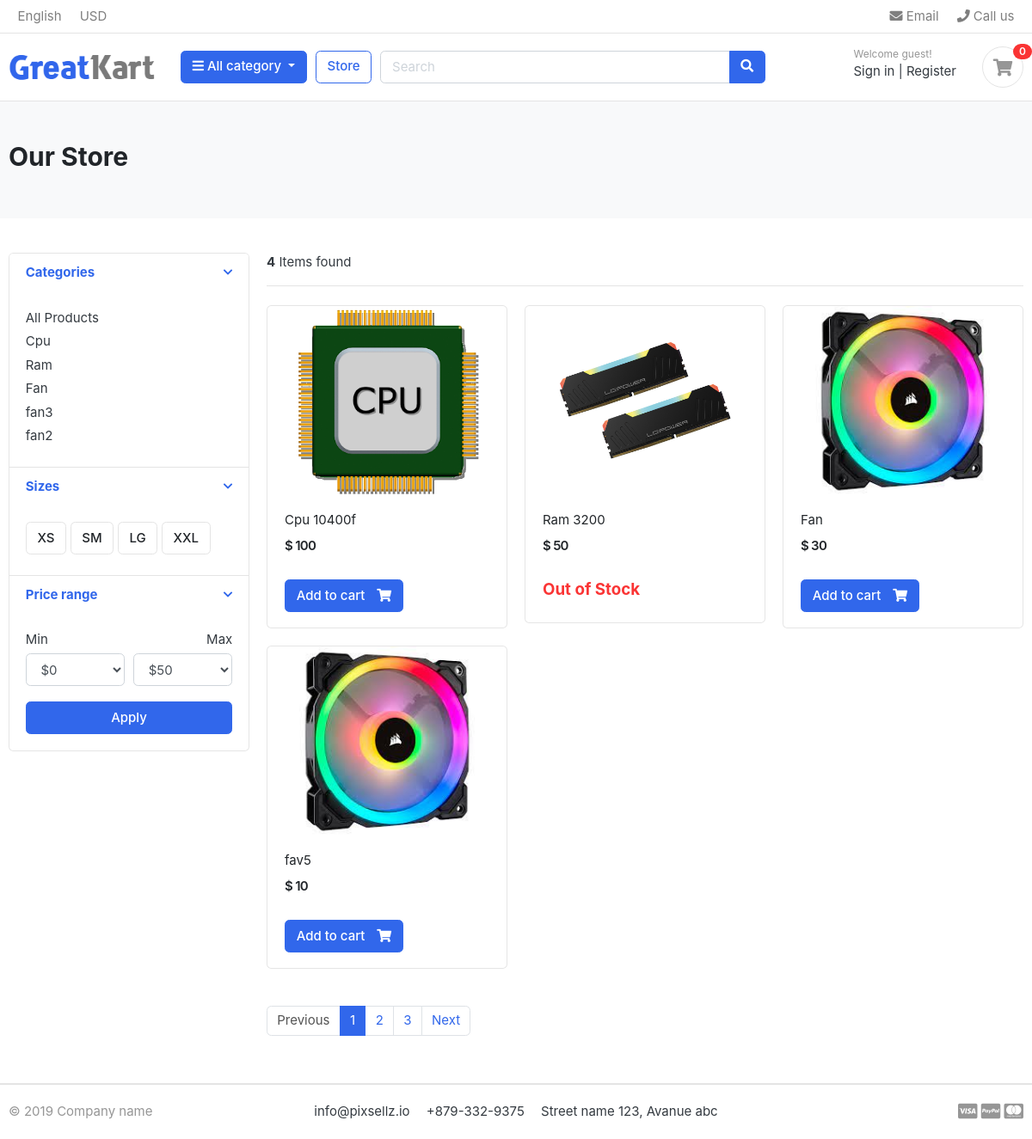
/store/, run on the app's committed database.
### category/models.py (models this page shows, shortened)
class Category(models.Model):
    category_name = models.CharField(max_length=50, unique=True)
    slug = models.SlugField(max_length=100, unique=True)
    description = models.TextField(max_length=255, blank=True)
    cat_image = models.ImageField(upload_to='photos/categories', blank=True)
    class Meta:
        verbose_name = 'category'
        verbose_name_plural = 'categories'
    def get_url(self):
        return reverse('products_by_category', args=[self.slug])

### store/models.py (models this page shows, shortened)
class Product(models.Model):
    product_name    = models.CharField(max_length=200, unique=True)
    slug            = models.SlugField(max_length=200, unique=True)
    description     = models.TextField(max_length=500, blank=True)
    price           = models.IntegerField()
    images          = models.ImageField(upload_to='photos/products')
    stock           = models.IntegerField()
    is_available    = models.BooleanField(default=True)
    category        = models.ForeignKey(Category, on_delete=models.CASCADE)
    created_date    = models.DateTimeField(auto_now_add=True)
    modified_date   = models.DateTimeField(auto_now=True)
    def get_url(self):
        return reverse('product_detail', args=[self.category.slug, self.slug])

### store/views.py (the view)
# urls.py: path('store/', include('store.urls')),
def store(request, category_slug=None):
    categories = None
    products = None
    if category_slug != None:
        categories = get_object_or_404(Category, slug=category_slug)
        products = Product.objects.filter(category=categories, is_available=True)
        product_count = products.count()
    else:
        products = Product.objects.all().filter(is_available=True)
        product_count = products.count()
    context = {
        'products': products,
        'product_count': product_count,
    }
    return render(request, 'store/store.html', context)

### category/context_processors.py (called while the page is built)
def menu_links(request):
    links = Category.objects.all()
    return dict(links=links)

### templates/store/store.html (shortened to what this page needs)
{% extends 'base.html' %} {% block content %} {% load static %}
<section class="section-pagetop bg">
  <div class="container">
    <h2 class="title-page">Our Store</h2>
  </div>
</section>
<section class="section-content padding-y">
  <div class="container">
    <div class="row">
      <aside class="col-md-3">
        <div class="card">
          <article class="filter-group">
            <header class="card-header">
              <a
                href="#"
                data-toggle="collapse"
                data-target="#collapse_1"
                aria-expanded="true"
                class=""
              >
                <i class="icon-control fa fa-chevron-down"></i>
                <h6 class="title">Categories</h6>
              </a>
            </header>
            <div class="filter-content collapse show" id="collapse_1" style="">
              <div class="card-body">
                <ul class="list-menu">
                  <li>
                    <a href="{% url 'store' %}">All Products</a>
                  </li>
                  {% for category in links %}
                  <li>
                    <a href="{{category.get_url}}"
                      >{{category.category_name}}</a
                    >
                  </li>
                  {% endfor %}
                </ul>
              </div>
            </div>
          </article>
          <article class="filter-group">
            <header class="card-header">
              <a
                href="#"
                data-toggle="collapse"
                data-target="#collapse_4"
                aria-expanded="true"
                class=""
              >
                <i class="icon-control fa fa-chevron-down"></i>
                <h6 class="title">Sizes</h6>
              </a>
            </header>
            <div class="filter-content collapse show" id="collapse_4" style="">
              <div class="card-body">
                <label class="checkbox-btn">
                  <span class="btn btn-light"> XS </span>
                </label>
                <label class="checkbox-btn">
                  <span class="btn btn-light"> SM </span>
                </label>
                <label class="checkbox-btn">
                  <span class="btn btn-light"> LG </span>
                </label>
                <label class="checkbox-btn">
                  <span class="btn btn-light"> XXL </span>
                </label>
              </div>
            </div>
          </article>
          <article class="filter-group">
            <header class="card-header">
              <a
                href="#"
                data-toggle="collapse"
                data-target="#collapse_3"
                aria-expanded="true"
                class=""
              >
                <i class="icon-control fa fa-chevron-down"></i>
                <h6 class="title">Price range</h6>
              </a>
            </header>
            <div class="filter-content collapse show" id="collapse_3" style="">
              <div class="card-body">
                <div class="form-row">
                  <div class="form-group col-md-6">
                    <label>Min</label>
                    <select class="mr-2 form-control">
                      <option value="0">$0</option>
                    </select>
                  </div>
                  <div class="form-group text-right col-md-6">
                    <label>Max</label>
                    <select class="mr-2 form-control">
                      <option value="50">$50</option>
                    </select>
                  </div>
                </div>
                <button class="btn btn-block btn-primary">Apply</button>
              </div>
            </div>
          </article>
        </div>
      </aside>
      <main class="col-md-9">
        <header class="border-bottom mb-4 pb-3">
          <div class="form-inline">
            <span class="mr-md-auto"
              ><b>{{ product_count }}</b> Items found
            </span>
          </div>
        </header>
        <div class="row">
          {% for product in products %}
          <div class="col-md-4">
            <figure class="card card-product-grid">
              <div class="img-wrap">
                 <a href="{{ product.get_url }}">
                  <img src="{{ product.images.url }}" />
              </div>
              <figcaption class="info-wrap">
                <div class="fix-height">
                  <a href="{{ product.get_url }}" class="title"
                    >{{ product.product_name }}</a
                  >
                  <div class="price-wrap mt-2">
                    <span class="price">$ {{ product.price }}</span>
                  </div>
                </div>
              {% if product.stock <= 0 %}
               <h5 class="text-danger">Out of Stock<h5/>
               {% else %}
                <a href="./product-detail.html" class="btn btn-primary">
                <span class="text">Add to cart</span>
                <i class="fas fa-shopping-cart"></i>
                </a>
               {% endif %}
              </figcaption>
            </figure>
          </div>
          {% endfor %}
        </div>
        <nav class="mt-4" aria-label="Page navigation sample">
          <ul class="pagination">
            <li class="page-item disabled">
              <a class="page-link" href="#">Previous</a>
            </li>
            <li class="page-item active">
              <a class="page-link" href="#">1</a>
            </li>
            <li class="page-item"><a class="page-link" href="#">2</a></li>
            <li class="page-item"><a class="page-link" href="#">3</a></li>
            <li class="page-item"><a class="page-link" href="#">Next</a></li>
          </ul>
        </nav>
      </main>
    </div>
  </div>
</section>
{% endblock %}

### templates/base.html (shortened to what this page needs)
{% load static %}
<!DOCTYPE html>
<html lang="en">
  <head>
    <link
      href="{% static 'css/bootstrap.css' %}"
      rel="stylesheet"
      type="text/css"
    />
    <link
      href="{% static 'fonts/fontawesome/css/all.min.css'%}"
      type="text/css"
      rel="stylesheet"
    />
    <link
      href="{% static 'plugins/slickslider/slick.css' %}"
      rel="stylesheet"
      type="text/css"
    />
    <link
      href="{% static 'plugins/slickslider/slick-theme.css' %}"
      rel="stylesheet"
      type="text/css"
    />
    <link href="{% static 'css/ui.css' %}" rel="stylesheet" type="text/css" />
    <link
      href="{% static 'css/responsive.css' %}"
      rel="stylesheet"
      media="only screen and (max-width: 1200px)"
    />
  </head>
  <body>
    {% include 'includes/navbar.html' %} {% block content %} {% endblock %} {% include 'includes/footer.html' %}
  </body>
</html>

### templates/includes/navbar.html (shortened to what this page needs)
{% load static %}
<header class="section-header">
  <nav class="navbar p-md-0 navbar-expand-sm navbar-light border-bottom">
    <div class="container">
      <div class="collapse navbar-collapse" id="navbarTop4">
        <ul class="navbar-nav mr-auto">
          <li class="nav-item dropdown">
            <a href="#" class="nav-link"> English </a>
          </li>
          <li class="nav-item dropdown">
            <a href="#" class="nav-link"> USD </a>
          </li>
        </ul>
        <ul class="navbar-nav">
          <li>
            <a href="#" class="nav-link">
              <i class="fa fa-envelope"></i> Email
            </a>
          </li>
          <li>
            <a href="#" class="nav-link">
              <i class="fa fa-phone"></i> Call us
            </a>
          </li>
        </ul>
      </div>
    </div>
  </nav>
  <section class="header-main border-bottom">
    <div class="container">
      <div class="row align-items-center">
        <div class="col-lg-2 col-md-3 col-6">
          <a href="./" class="brand-wrap">
            <img class="logo" src="{% static './images/logo.png' %}" />
          </a>
        </div>
        <div class="col-lg col-sm col-md col-6 flex-grow-0">
          <div class="category-wrap dropdown d-inline-block float-right">
            <button
              type="button"
              class="btn btn-primary dropdown-toggle"
              data-toggle="dropdown"
            >
              <i class="fa fa-bars"></i> All category
            </button>
          </div>
        </div>
        <a href="{% url 'store' %}" class="btn btn-outline-primary">Store</a>
        <div class="col-lg col-md-6 col-sm-12 col">
          <form action="#" class="search">
            <div class="input-group w-100">
              <input
                type="text"
                class="form-control"
                style="width: 60%"
                placeholder="Search"
              />
              <div class="input-group-append">
                <button class="btn btn-primary" type="submit">
                  <i class="fa fa-search"></i>
                </button>
              </div>
            </div>
          </form>
        </div>
        <div class="col-lg-3 col-sm-6 col-8 order-2 order-lg-3">
          <div class="d-flex justify-content-end mb-3 mb-lg-0">
            <div class="widget-header">
              <small class="title text-muted">Welcome guest!</small>
              <div>
                <a href="{% static './signin.html' %}">Sign in</a>
                <span class="dark-transp"> | </span>
                <a href="{% static './register.html' %}"> Register</a>
              </div>
            </div>
            <a
              href="{% static './cart.html' %}"
              class="widget-header pl-3 ml-3"
            >
              <div class="icon icon-sm rounded-circle border">
                <i class="fa fa-shopping-cart"></i>
              </div>
              <span class="badge badge-pill badge-danger notify">0</span>
            </a>
          </div>
        </div>
      </div>
    </div>
  </section>
</header>

### templates/includes/footer.html
{% load static %}
<footer class="section-footer border-top">
    <div class="container">
        <section class="footer-bottom border-top row">
            <div class="col-md-2">
                <p class="text-muted"> &copy 2019 Company name </p>
            </div>
            <div class="col-md-8 text-md-center">
                <span class="px-2">info@pixsellz.io</span>
                <span class="px-2">+879-332-9375</span>
                <span class="px-2">Street name 123, Avanue abc</span>
            </div>
            <div class="col-md-2 text-md-right text-muted">
                <i class="fab fa-lg fa-cc-visa"></i>
                <i class="fab fa-lg fa-cc-paypal"></i>
                <i class="fab fa-lg fa-cc-mastercard"></i>
            </div>
        </section>
    </div>
</footer>

### static/css/ui.css (style rules this page uses)
html { font-family: "Inter", sans-serif; font-size: 15px; }
.img-wrap { text-align: center; display: block; }
.img-wrap img { max-width: 100%; }
.price-wrap { letter-spacing: -0.7px; }
.icon-xs, .icon-sm, .icon-md, .icon-lg { display: inline-block; text-align: center; flex-shrink: 0; flex-grow: 0; }
.icon-sm { width: 48px; height: 48px; line-height: 48px !important; font-size: 20px; }
.padding-y { padding-top: 40px; padding-bottom: 40px; }
figure { margin-bottom: 0; }
article:after, .form-group:after { display: block; clear: both; content: ""; }
.bg { background-color: #f8f9fa; }
.title-page { color: #212529; }
p:last-child { margin-bottom: 0; }
.header-main { position: relative; padding-top: 1rem; padding-bottom: 1rem; }
.brand-wrap .logo, .navbar-brand .logo { margin-right: 7px; max-height: 42px; display: inline-block; }
.widget-header { display: inline-block; vertical-align: middle; position: relative; }
.widget-header a { color: #343a40; }
.widget-header i { color: #969696; }
.widget-header .title { display: block; }
.widget-header .notify { position: absolute; top: -3px; right: -10px; }
.footer-bottom { padding-top: 20px; padding-bottom: 20px; }
.btn-light { background-color: #fff; border-color: #e4e4e4; }
.btn .text + i { margin-left: 10px; }
[class*=list-] li:after { visibility: hidden; display: block; content: ""; overflow: hidden; height: 0; clear: both; }
.list-menu { list-style: none; margin: 0; padding-left: 0; }
.list-menu li { margin-bottom: 5px; }
.list-menu a { color: #343a40; }
[class*=card-product] a.title { color: #212529; display: block; }
[class*=card-product] .img-wrap { overflow: hidden; position: relative; }
[class*=card-product] .img-wrap img { height: 100%; max-width: 100%; width: auto; display: inline-block; -o-object-fit: cover; object-fit: cover; }
.card-product-grid { margin-bottom: 20px; }
.card-product-grid .img-wrap { border-radius: 0.2rem 0.2rem 0 0; height: 220px; }
.card-product-grid .info-wrap { overflow: hidden; padding: 18px 20px; }
.card-product-grid .fix-height { height: 80px; overflow: hidden; }
.card .img-wrap { overflow: hidden; }
.notify { position: absolute; top: -4px; right: -10px; display: inline-block; padding: 0.25em 0.6em; font-size: 12px; line-height: 1; text-align: center; border-radius: 3rem; color: #fff; background-color: #fa3434; }
.price { font-weight: 600; color: #212529; }
.icon-control { margin-top: 5px; float: right; font-size: 80%; }
.card-header .title { margin-bottom: 0; line-height: 1.5; }
.filter-group { border-bottom: 1px solid #e4e4e4; }
.filter-group .card-header { border-bottom: 0; }
.filter-group:last-child { border-bottom: 0; }
.checkbox-btn { position: relative; }
.section-pagetop { padding: 45px 0; }

### data on the page
Category: category_name "Cpu"
Category: category_name "Ram"
Category: category_name "Fan"
Category: category_name "fan3"
Category: category_name "fan2"
Product: images (picture), product_name "Cpu 10400f", price "100", stock "Add to cart"
Product: images (picture), product_name "Ram 3200", price "50", stock "Out of Stock"
Product: images (picture), product_name "Fan", price "30", stock "Add to cart"
Product: images (picture), product_name "fav5", price "10", stock "Add to cart"

### other printed values
{{ product_count }} "4"
